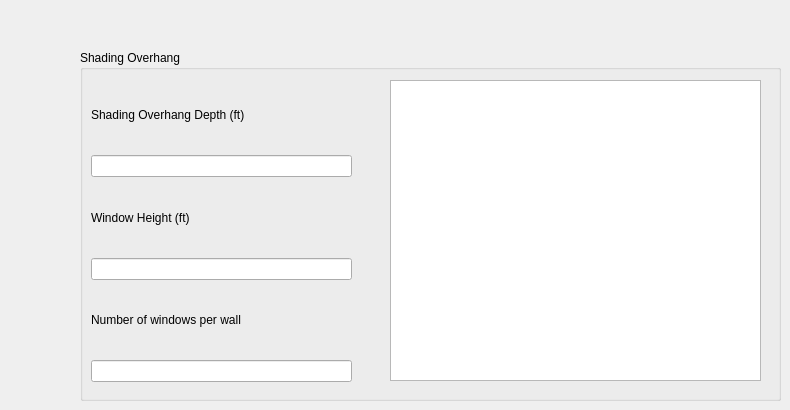
      <widget class="QWidget" name="tab_12">
       <attribute name="title">
        <string>Shading</string>
       </attribute>
       <widget class="QGroupBox" name="groupBox_11">
        <property name="geometry">
         <rect>
          <x>80</x>
          <y>50</y>
          <width>701</width>
          <height>351</height>
         </rect>
        </property>
        <property name="title">
         <string>Shading Overhang</string>
        </property>
        <widget class="QGraphicsView" name="ShowShading">
         <property name="geometry">
          <rect>
           <x>310</x>
           <y>30</y>
           <width>371</width>
           <height>301</height>
          </rect>
         </property>
        </widget>
        <widget class="QWidget" name="layoutWidget_3">
         <property name="geometry">
          <rect>
           <x>11</x>
           <y>31</y>
           <width>261</width>
           <height>301</height>
          </rect>
         </property>
         <layout class="QVBoxLayout" name="verticalLayout_18">
          <item>
           <widget class="QLabel" name="label_13">
            <property name="text">
             <string>Shading Overhang Depth (ft)</string>
            </property>
           </widget>
          </item>
          <item>
           <widget class="QLineEdit" name="Overhang"/>
          </item>
          <item>
           <widget class="QLabel" name="label_19">
            <property name="text">
             <string>Window Height (ft)</string>
            </property>
           </widget>
          </item>
          <item>
           <widget class="QLineEdit" name="WindowHt"/>
          </item>
          <item>
           <widget class="QLabel" name="label_20">
            <property name="text">
             <string>Number of windows per wall</string>
            </property>
           </widget>
          </item>
          <item>
           <widget class="QLineEdit" name="nWindow"/>
          </item>
         </layout>
        </widget>
       </widget>
      </widget>
